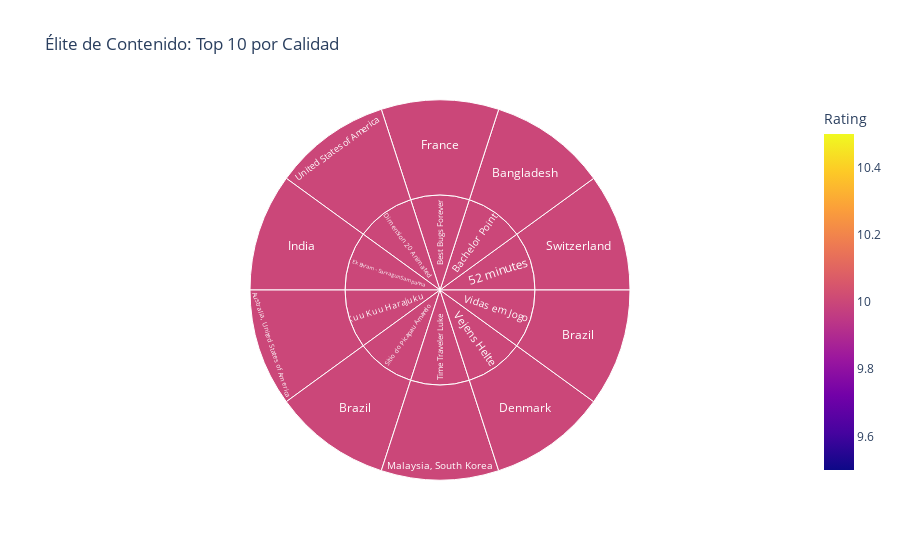

Notebook source saved alongside this figure:
### Markdown cell above
### Ranking de Contenido Premium
Objetivo: Identificar y visualizar el contenido mejor valorado según métricas de calidad.

### Code cell
# Filtrado de contenido con métricas válidas
premium_content = content_catalog[['title', 'country', 'vote_average']].dropna()
top_rated_content = premium_content.sort_values(by='vote_average', ascending=False).head(10)

# Normalización de nombres para visualización
top_rated_content = top_rated_content.rename(columns={'vote_average': 'Rating'})

# Visualización interactiva tipo sunburst
quality_visualization = px.sunburst(
    top_rated_content,
    path=['title', 'country'],
    values='Rating',
    color='Rating',
    title='Élite de Contenido: Top 10 por Calidad'
)
quality_visualization.show()

print("=== CONTENIDO ÉLITE POR CALIDAD ===")
for idx, (_, row) in enumerate(top_rated_content.iterrows(), 1):
    print(f"{idx}. {row['title']} - Rating: {row['Rating']:.2f}")

### Figure 1 — Plotly figure (JSON) as saved in the notebook; plotly's stock layout.template omitted (floating-point values rounded to 4 significant figures)
{"data": [{"branchvalues": "total", "customdata": [[10], [10], [10], [10], [10], [10], [10], [10], [10], [10], [10], [10], [10], [10], [10], [10], [10], [10], [10], [10]], "domain": {"x": [0, 1], "y": [0, 1]}, "hovertemplate": "labels=%{label}<br>Rating_sum=%{value}<br>parent=%{parent}<br>id=%{id}<br>Rating=%{color}<extra></extra>", "ids": ["Kuu Kuu Harajuku/Australia, United States of America", "Bachelor Point/Bangladesh", "Sítio do Picapau Amarelo/Brazil", "Vidas em Jogo/Brazil", "Vejens Helte/Denmark", "Best Bugs Forever/France", "Ek Bhram - Sarvagun Sampanna/India", "Time Traveler Luke/Malaysia, South Korea", "52 minutes/Switzerland", "Dimension 20 Animated/United States of America", "52 minutes", "Bachelor Point", "Best Bugs Forever", "Dimension 20 Animated", "Ek Bhram - Sarvagun Sampanna", "Kuu Kuu Harajuku", "Sítio do Picapau Amarelo", "Time Traveler Luke", "Vejens Helte", "Vidas em Jogo"], "labels": ["Australia, United States of America", "Bangladesh", "Brazil", "Brazil", "Denmark", "France", "India", "Malaysia, South Korea", "Switzerland", "United States of America", "52 minutes", "Bachelor Point", "Best Bugs Forever", "Dimension 20 Animated", "Ek Bhram - Sarvagun Sampanna", "Kuu Kuu Harajuku", "Sítio do Picapau Amarelo", "Time Traveler Luke", "Vejens Helte", "Vidas em Jogo"], "marker": {"coloraxis": "coloraxis", "colors": [10, 10, 10, 10, 10, 10, 10, 10, 10, 10, 10, 10, 10, 10, 10, 10, 10, 10, 10, 10]}, "name": "", "parents": ["Kuu Kuu Harajuku", "Bachelor Point", "Sítio do Picapau Amarelo", "Vidas em Jogo", "Vejens Helte", "Best Bugs Forever", "Ek Bhram - Sarvagun Sampanna", "Time Traveler Luke", "52 minutes", "Dimension 20 Animated", "", "", "", "", "", "", "", "", "", ""], "type": "sunburst", "values": [10, 10, 10, 10, 10, 10, 10, 10, 10, 10, 10, 10, 10, 10, 10, 10, 10, 10, 10, 10]}], "layout": {"autosize": true, "coloraxis": {"colorbar": {"title": {"text": "Rating"}}, "colorscale": [[0, "#0d0887"], [0.1111, "#46039f"], [0.2222, "#7201a8"], [0.3333, "#9c179e"], [0.4444, "#bd3786"], [0.5556, "#d8576b"], [0.6667, "#ed7953"], [0.7778, "#fb9f3a"], [0.8889, "#fdca26"], [1, "#f0f921"]]}, "legend": {"tracegroupgap": 0}, "title": {"text": "Élite de Contenido: Top 10 por Calidad"}}}
